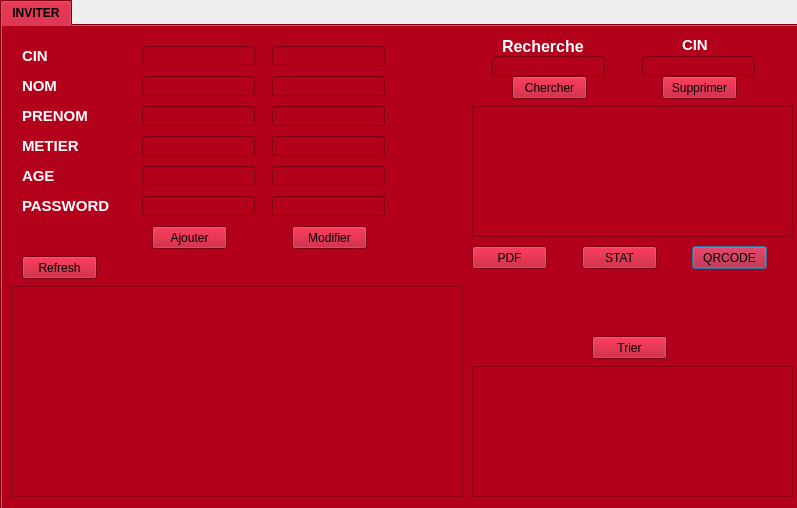
<?xml version="1.0" encoding="UTF-8"?>
<ui version="4.0">
 <class>Dialog</class>
 <widget class="QDialog" name="Dialog">
  <property name="geometry">
   <rect>
    <x>0</x>
    <y>0</y>
    <width>797</width>
    <height>508</height>
   </rect>
  </property>
  <property name="windowTitle">
   <string>Dialog</string>
  </property>
  <widget class="QTabWidget" name="tabWidget">
   <property name="geometry">
    <rect>
     <x>0</x>
     <y>0</y>
     <width>801</width>
     <height>511</height>
    </rect>
   </property>
   <property name="font">
    <font>
     <weight>75</weight>
     <bold>true</bold>
    </font>
   </property>
   <property name="styleSheet">
    <string notr="true">background-color: rgb(179, 0, 27);</string>
   </property>
   <property name="currentIndex">
    <number>0</number>
   </property>
   <widget class="QWidget" name="tab_2">
    <attribute name="title">
     <string>INVITER</string>
    </attribute>
    <widget class="QTableView" name="tab_invitee">
     <property name="geometry">
      <rect>
       <x>10</x>
       <y>260</y>
       <width>451</width>
       <height>211</height>
      </rect>
     </property>
    </widget>
    <widget class="QPushButton" name="pushButton_3">
     <property name="geometry">
      <rect>
       <x>690</x>
       <y>220</y>
       <width>75</width>
       <height>23</height>
      </rect>
     </property>
     <property name="text">
      <string>QRCODE</string>
     </property>
    </widget>
    <widget class="QLabel" name="label_11">
     <property name="geometry">
      <rect>
       <x>670</x>
       <y>250</y>
       <width>121</width>
       <height>81</height>
      </rect>
     </property>
     <property name="text">
      <string/>
     </property>
    </widget>
    <widget class="QPushButton" name="pushButton_4">
     <property name="geometry">
      <rect>
       <x>580</x>
       <y>220</y>
       <width>75</width>
       <height>23</height>
      </rect>
     </property>
     <property name="text">
      <string>STAT</string>
     </property>
    </widget>
    <widget class="QLineEdit" name="le_cin_supp">
     <property name="geometry">
      <rect>
       <x>640</x>
       <y>30</y>
       <width>113</width>
       <height>20</height>
      </rect>
     </property>
    </widget>
    <widget class="QPushButton" name="pb_supprimer">
     <property name="geometry">
      <rect>
       <x>660</x>
       <y>50</y>
       <width>75</width>
       <height>23</height>
      </rect>
     </property>
     <property name="text">
      <string>Supprimer</string>
     </property>
    </widget>
    <widget class="QLabel" name="label_5">
     <property name="geometry">
      <rect>
       <x>680</x>
       <y>10</y>
       <width>51</width>
       <height>16</height>
      </rect>
     </property>
     <property name="font">
      <font>
       <pointsize>11</pointsize>
       <weight>75</weight>
       <bold>true</bold>
      </font>
     </property>
     <property name="text">
      <string>&lt;html&gt;&lt;head/&gt;&lt;body&gt;&lt;p&gt;&lt;span style=&quot; color:#ffffff;&quot;&gt;CIN&lt;/span&gt;&lt;/p&gt;&lt;/body&gt;&lt;/html&gt;</string>
     </property>
    </widget>
    <widget class="QLabel" name="label_10">
     <property name="geometry">
      <rect>
       <x>500</x>
       <y>10</y>
       <width>91</width>
       <height>21</height>
      </rect>
     </property>
     <property name="font">
      <font>
       <pointsize>12</pointsize>
       <weight>75</weight>
       <bold>true</bold>
      </font>
     </property>
     <property name="text">
      <string>&lt;html&gt;&lt;head/&gt;&lt;body&gt;&lt;p&gt;&lt;span style=&quot; color:#ffffff;&quot;&gt;Recherche&lt;/span&gt;&lt;/p&gt;&lt;/body&gt;&lt;/html&gt;</string>
     </property>
    </widget>
    <widget class="QLineEdit" name="le_r">
     <property name="geometry">
      <rect>
       <x>490</x>
       <y>30</y>
       <width>113</width>
       <height>20</height>
      </rect>
     </property>
    </widget>
    <widget class="QPushButton" name="pb_recherche">
     <property name="geometry">
      <rect>
       <x>510</x>
       <y>50</y>
       <width>75</width>
       <height>23</height>
      </rect>
     </property>
     <property name="text">
      <string>Chercher</string>
     </property>
    </widget>
    <widget class="QTableView" name="tableView">
     <property name="geometry">
      <rect>
       <x>470</x>
       <y>80</y>
       <width>321</width>
       <height>131</height>
      </rect>
     </property>
    </widget>
    <widget class="QPushButton" name="pushButton_pdf">
     <property name="geometry">
      <rect>
       <x>470</x>
       <y>220</y>
       <width>75</width>
       <height>23</height>
      </rect>
     </property>
     <property name="text">
      <string>PDF</string>
     </property>
    </widget>
    <widget class="QTableView" name="tableView_2">
     <property name="geometry">
      <rect>
       <x>470</x>
       <y>340</y>
       <width>321</width>
       <height>131</height>
      </rect>
     </property>
    </widget>
    <widget class="QPushButton" name="pushButton_2">
     <property name="geometry">
      <rect>
       <x>590</x>
       <y>310</y>
       <width>75</width>
       <height>23</height>
      </rect>
     </property>
     <property name="text">
      <string>Trier</string>
     </property>
    </widget>
    <widget class="QLabel" name="label">
     <property name="geometry">
      <rect>
       <x>20</x>
       <y>20</y>
       <width>51</width>
       <height>21</height>
      </rect>
     </property>
     <property name="font">
      <font>
       <pointsize>11</pointsize>
       <weight>75</weight>
       <bold>true</bold>
      </font>
     </property>
     <property name="text">
      <string>&lt;html&gt;&lt;head/&gt;&lt;body&gt;&lt;p&gt;&lt;span style=&quot; color:#ffffff;&quot;&gt;CIN&lt;/span&gt;&lt;/p&gt;&lt;/body&gt;&lt;/html&gt;</string>
     </property>
    </widget>
    <widget class="QLabel" name="label_2">
     <property name="geometry">
      <rect>
       <x>20</x>
       <y>50</y>
       <width>41</width>
       <height>21</height>
      </rect>
     </property>
     <property name="font">
      <font>
       <pointsize>11</pointsize>
       <weight>75</weight>
       <bold>true</bold>
      </font>
     </property>
     <property name="text">
      <string>&lt;html&gt;&lt;head/&gt;&lt;body&gt;&lt;p&gt;&lt;span style=&quot; color:#ffffff;&quot;&gt;NOM&lt;/span&gt;&lt;/p&gt;&lt;/body&gt;&lt;/html&gt;</string>
     </property>
    </widget>
    <widget class="QLabel" name="label_3">
     <property name="geometry">
      <rect>
       <x>20</x>
       <y>80</y>
       <width>71</width>
       <height>21</height>
      </rect>
     </property>
     <property name="font">
      <font>
       <pointsize>11</pointsize>
       <weight>75</weight>
       <bold>true</bold>
      </font>
     </property>
     <property name="text">
      <string>&lt;html&gt;&lt;head/&gt;&lt;body&gt;&lt;p&gt;&lt;span style=&quot; color:#ffffff;&quot;&gt;PRENOM&lt;/span&gt;&lt;/p&gt;&lt;/body&gt;&lt;/html&gt;</string>
     </property>
    </widget>
    <widget class="QLabel" name="label_4">
     <property name="geometry">
      <rect>
       <x>20</x>
       <y>110</y>
       <width>81</width>
       <height>21</height>
      </rect>
     </property>
     <property name="font">
      <font>
       <pointsize>11</pointsize>
       <weight>75</weight>
       <bold>true</bold>
      </font>
     </property>
     <property name="text">
      <string>&lt;html&gt;&lt;head/&gt;&lt;body&gt;&lt;p&gt;&lt;span style=&quot; color:#ffffff;&quot;&gt;METIER&lt;/span&gt;&lt;/p&gt;&lt;/body&gt;&lt;/html&gt;</string>
     </property>
    </widget>
    <widget class="QLabel" name="label_13">
     <property name="geometry">
      <rect>
       <x>20</x>
       <y>140</y>
       <width>61</width>
       <height>21</height>
      </rect>
     </property>
     <property name="font">
      <font>
       <pointsize>11</pointsize>
       <weight>75</weight>
       <bold>true</bold>
      </font>
     </property>
     <property name="text">
      <string>&lt;html&gt;&lt;head/&gt;&lt;body&gt;&lt;p&gt;&lt;span style=&quot; color:#ffffff;&quot;&gt;AGE&lt;/span&gt;&lt;/p&gt;&lt;/body&gt;&lt;/html&gt;</string>
     </property>
    </widget>
    <widget class="QLabel" name="label_15">
     <property name="geometry">
      <rect>
       <x>20</x>
       <y>170</y>
       <width>91</width>
       <height>21</height>
      </rect>
     </property>
     <property name="font">
      <font>
       <pointsize>11</pointsize>
       <weight>75</weight>
       <bold>true</bold>
      </font>
     </property>
     <property name="styleSheet">
      <string notr="true"/>
     </property>
     <property name="text">
      <string>&lt;html&gt;&lt;head/&gt;&lt;body&gt;&lt;p&gt;&lt;span style=&quot; color:#ffffff;&quot;&gt;PASSWORD&lt;/span&gt;&lt;/p&gt;&lt;/body&gt;&lt;/html&gt;</string>
     </property>
    </widget>
    <widget class="QPushButton" name="pb_ajouter">
     <property name="geometry">
      <rect>
       <x>150</x>
       <y>200</y>
       <width>75</width>
       <height>23</height>
      </rect>
     </property>
     <property name="styleSheet">
      <string notr="true">border-right-color: rgb(0, 0, 0);
border-bottom-color: qlineargradient(spread:pad, x1:0, y1:0, x2:1, y2:0, stop:0 rgba(0, 0, 0, 255), stop:1 rgba(255, 255, 255, 255));</string>
     </property>
     <property name="text">
      <string>Ajouter</string>
     </property>
    </widget>
    <widget class="QPushButton" name="pb_update">
     <property name="geometry">
      <rect>
       <x>290</x>
       <y>200</y>
       <width>75</width>
       <height>23</height>
      </rect>
     </property>
     <property name="text">
      <string>Modifier</string>
     </property>
    </widget>
    <widget class="QLineEdit" name="le_cin">
     <property name="geometry">
      <rect>
       <x>140</x>
       <y>20</y>
       <width>113</width>
       <height>20</height>
      </rect>
     </property>
     <property name="text">
      <string/>
     </property>
    </widget>
    <widget class="QLineEdit" name="le_nom">
     <property name="geometry">
      <rect>
       <x>140</x>
       <y>50</y>
       <width>113</width>
       <height>20</height>
      </rect>
     </property>
    </widget>
    <widget class="QLineEdit" name="le_prenom">
     <property name="geometry">
      <rect>
       <x>140</x>
       <y>80</y>
       <width>113</width>
       <height>20</height>
      </rect>
     </property>
    </widget>
    <widget class="QLineEdit" name="le_metier">
     <property name="geometry">
      <rect>
       <x>140</x>
       <y>110</y>
       <width>113</width>
       <height>20</height>
      </rect>
     </property>
    </widget>
    <widget class="QLineEdit" name="le_age">
     <property name="geometry">
      <rect>
       <x>140</x>
       <y>140</y>
       <width>113</width>
       <height>20</height>
      </rect>
     </property>
    </widget>
    <widget class="QLineEdit" name="le_password">
     <property name="geometry">
      <rect>
       <x>140</x>
       <y>170</y>
       <width>113</width>
       <height>20</height>
      </rect>
     </property>
    </widget>
    <widget class="QLineEdit" name="le_cin_modf">
     <property name="geometry">
      <rect>
       <x>270</x>
       <y>20</y>
       <width>113</width>
       <height>20</height>
      </rect>
     </property>
    </widget>
    <widget class="QLineEdit" name="le_nom_modf">
     <property name="geometry">
      <rect>
       <x>270</x>
       <y>50</y>
       <width>113</width>
       <height>20</height>
      </rect>
     </property>
    </widget>
    <widget class="QLineEdit" name="le_prenom_modf">
     <property name="geometry">
      <rect>
       <x>270</x>
       <y>80</y>
       <width>113</width>
       <height>20</height>
      </rect>
     </property>
    </widget>
    <widget class="QLineEdit" name="le_metier_modf">
     <property name="geometry">
      <rect>
       <x>270</x>
       <y>110</y>
       <width>113</width>
       <height>20</height>
      </rect>
     </property>
    </widget>
    <widget class="QLineEdit" name="le_age_modf">
     <property name="geometry">
      <rect>
       <x>270</x>
       <y>140</y>
       <width>113</width>
       <height>20</height>
      </rect>
     </property>
    </widget>
    <widget class="QLineEdit" name="le_password_modf">
     <property name="geometry">
      <rect>
       <x>270</x>
       <y>170</y>
       <width>113</width>
       <height>20</height>
      </rect>
     </property>
    </widget>
    <widget class="QPushButton" name="pushButton_refresh">
     <property name="geometry">
      <rect>
       <x>20</x>
       <y>230</y>
       <width>75</width>
       <height>23</height>
      </rect>
     </property>
     <property name="text">
      <string>Refresh</string>
     </property>
    </widget>
   </widget>
  </widget>
 </widget>
 <resources/>
 <connections/>
</ui>
